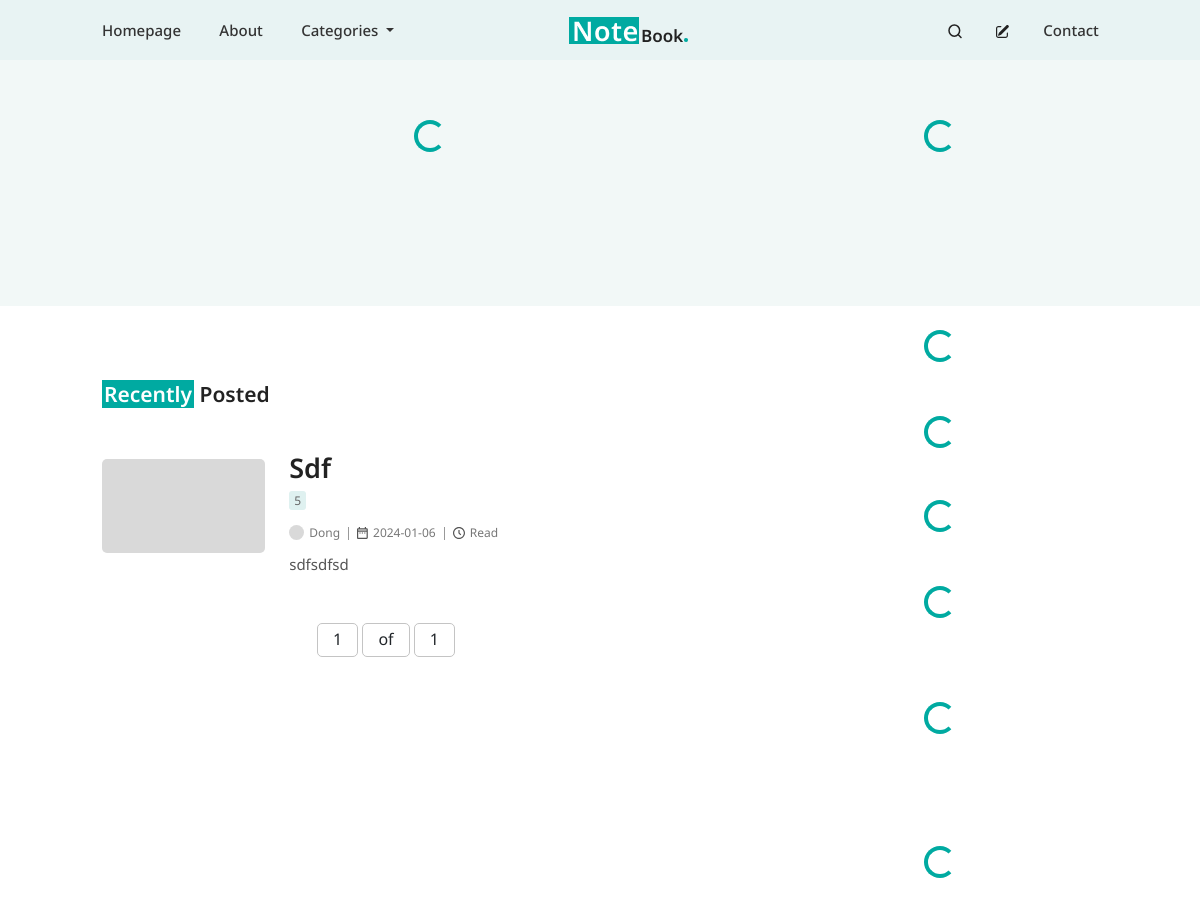
The app's page /, older data.
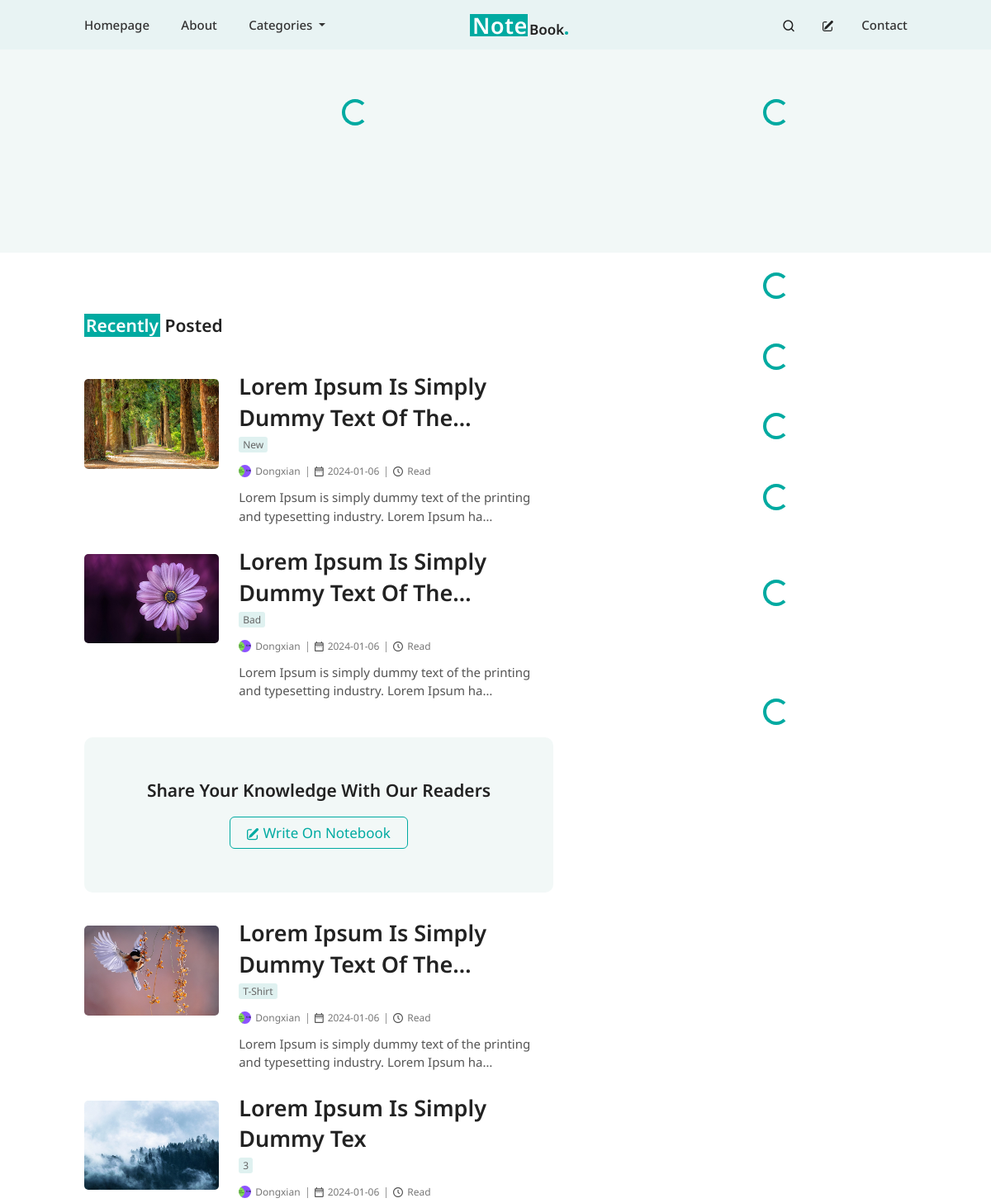
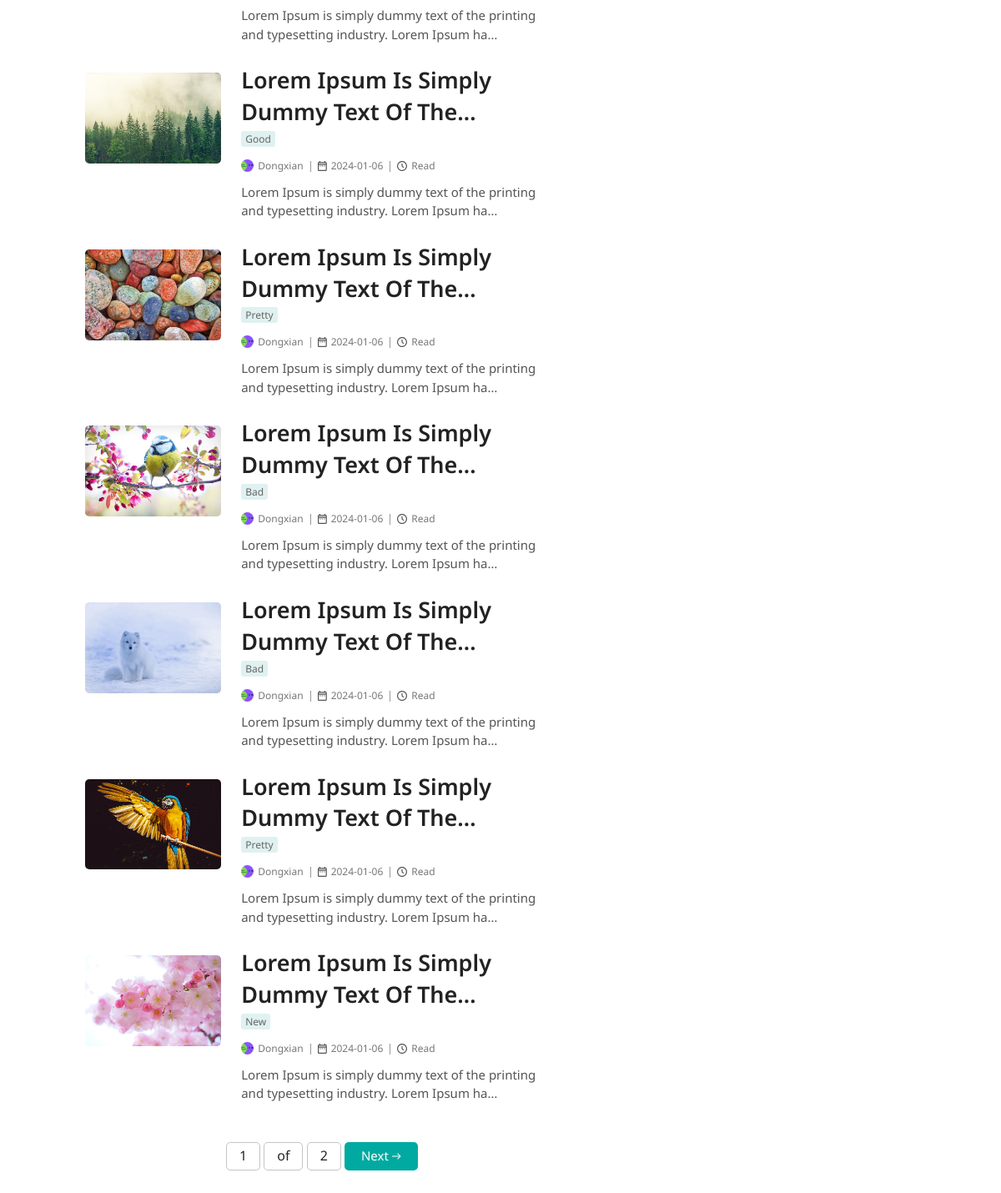
The same page, newer data (2 pictures, top to bottom).
### post/models.py (models this page shows, shortened)
class BlogPost(models.Model):
    author = models.ForeignKey(User, on_delete=models.CASCADE)
    title = models.CharField(max_length=200)
    content = models.TextField()
    category = models.ForeignKey(Category, on_delete=models.CASCADE,null=True)
    tags = models.ManyToManyField(Tag, blank=True, null=True)
    featured_image = models.ImageField(upload_to='featured_images/', default='featured_images/default_image.png', validators=[
                              FileExtensionValidator(['png', 'jpg', 'jpeg', 'gif'])], blank=True, null=True)
    created_at = models.DateTimeField(auto_now_add=True)
    updated_at = models.DateTimeField(auto_now=True)
    is_featured= models.BooleanField(default=False)
    views = models.PositiveIntegerField(default=0)
    banner_after_me=models.BooleanField(default=False)
    class Meta:
        ordering = ['-id']
    @property
    def readtime(self):
        result = of_html(self.content)
        return result.text

class Category(models.Model):
    name = models.CharField(max_length=100)
    def __str__(self):
        return self.name
    class Meta:
        ordering = ['-id']

### profiles/models.py (models this page shows, shortened)
class Profile(models.Model):
    user = models.OneToOneField(User, on_delete=models.CASCADE)
    avatar = models.ImageField(default='avatars/avatar.png', upload_to='avatars',validators=[
                              FileExtensionValidator(['png', 'jpg', 'jpeg', 'gif'])])
    profession = models.CharField(max_length=50, null=True, blank=True)
    about_me = models.CharField(max_length=300, null=True, blank=True)
    facebook_url = models.URLField(validators=[URLValidator()], blank=True, null=True)
    twitter_url = models.URLField(validators=[URLValidator()], blank=True, null=True)
    instagram_url = models.URLField(validators=[URLValidator()], blank=True, null=True)

### post/views.py (the view)
# urls.py: path('', include('post.urls')),
def post(request):
    queryset = BlogPost.objects.all()
    items_per_page = 10
    paginator = Paginator(queryset, items_per_page)
    page = request.GET.get('page')
    try:
        objects = paginator.page(page)
    except PageNotAnInteger:
        objects = paginator.page(1)
    except EmptyPage:
        objects = paginator.page(paginator.num_pages)
    return render (request, 'post.html', {'objects':  objects,} )

### post/templates/post.html (shortened to what the changed rows need)
{% extends 'base.html' %}
{% load static %}
{% block style %}
<link rel="stylesheet" type='text/css' href={% static 'post.css' %}>
{% endblock style %}
{% block content %}
<div class="sec-section mt-4">
    <div class="container-fluid">
        <div class="row">
            <div style="padding-right:100px" class="col-lg-8 recent-post-first-col">
                <h2 class="recent-post-headline">
                    {% if objects %}
                    <h2 class="recent-post-headline">
                        <span class="recent-post-span">Recently</span> Posted
                    </h2>
                    {% endif %}
                </h2>
                <div class="recent-post-container">
                    {% for obj in objects %}
                    <div style="margin-bottom:35px" class="d-flex recent-post-row">
                        <div style="width:30%" class="me-4">
                            <img style="width: 100%; border-radius: 5px; object-fit: cover;"
                                src="{{obj.featured_image.url}}" alt="image">
                        </div>
                        <div style="width:70%" class="">
                            <h2 class="recent-post-title">{{ obj.title|truncatechars:40 | safe }}</h2>
                            <p style="margin-top:-17px; margin-bottom:20px" class="recent-post-category post-category">
                                <span class="post-category-span">{{obj.category}}</span>
                            </p>
                            <div class='recent-post-details d-flex'>
                                <div class='d-flex pe-2'>
                                    <img class='recent-post-author-image' alt="author-image"
                                        src="{{obj.author.profile.avatar.url}}" />
                                    <span class="post-details-text">
                                        {{ obj.author.username}}
                                </div>
                                <div class='recent-post-date-container d-flex px-2'>
                                    <span class="post-details-text">
                                        {{obj.created_at |date:"Y-m-d"}}
                                    </span>
                                </div>
                                <div class="d-flex px-2 recent-post-time-container">
                                    <span class="post-details-text"> {{obj.readtime}} Read </span>
                                </div>
                            </div>
                            <div class="recent-post-content">
                                {{ obj.content|truncatechars_html:90 | safe }}
                            </div>
                        </div>
                    </div>
                    {% if obj.banner_after_me %}
                    <div class="banner">
                        <h2 class="banner-headline">
                            Share your knowledge with our readers
                        </h2>
                        <a href="" class="banner-link">
                            Write on notebook
                        </a>
                    </div>
                    {% endif %}
                    {% endfor %}
                </div>
                <div class="pagination mb-5 mt-3 d-flex justify-content-center">
                    <span class="step-links">
                        <span class="current">
                            <span class="recent-middle-num">{{ objects.number }}</span>
                            <span class="recent-middle-num"> of</span>
                            <span class="recent-middle-num">{{ objects.paginator.num_pages }}</span>
                        </span>
                        {% if objects.has_next %}
                        <a class="recent-post-next-btn" href="?page={{ objects.next_page_number }}">
                            <span class="next-span">Next</span>
                        </a>
                        {% endif %}
                    </span>
                </div>
            </div>
                {% include 'sidebar.html' %}
        </div>
    </div>
</div>
{% endblock content %}

Row changes from the older to the newer data that the page shows:
removed BlogPost: featured_image (placeholder picture), title "Sdf", category "5", author.profile.avatar (placeholder picture), author.username "Dong", created_at "2024-01-06", content "sdfsdfsd"
added BlogPost: featured_image (picture), title "Lorem Ipsum Is Simply Dummy Text Of The…", category "New", author.profile.avatar (picture), author.username "Dongxian", created_at "2024-01-06", content "Lorem Ipsum is simply dummy text of the printing and typesetting industry. Lorem Ipsum ha…"
added BlogPost: featured_image (picture), title "Lorem Ipsum Is Simply Dummy Text Of The…", category "Bad", author.profile.avatar (picture), author.username "Dongxian", created_at "2024-01-06", content "Lorem Ipsum is simply dummy text of the printing and typesetting industry. Lorem Ipsum ha…", banner_after_me "Share Your Knowledge With Our Readers"
added BlogPost: featured_image (picture), title "Lorem Ipsum Is Simply Dummy Text Of The…", category "T-Shirt", author.profile.avatar (picture), author.username "Dongxian", created_at "2024-01-06", content "Lorem Ipsum is simply dummy text of the printing and typesetting industry. Lorem Ipsum ha…"
added BlogPost: featured_image (picture), title "Lorem Ipsum Is Simply Dummy Tex", category "3", author.profile.avatar (picture), author.username "Dongxian", created_at "2024-01-06", content "Lorem Ipsum is simply dummy text of the printing and typesetting industry. Lorem Ipsum ha…"
added BlogPost: featured_image (picture), title "Lorem Ipsum Is Simply Dummy Text Of The…", category "Good", author.profile.avatar (picture), author.username "Dongxian", created_at "2024-01-06", content "Lorem Ipsum is simply dummy text of the printing and typesetting industry. Lorem Ipsum ha…"
added BlogPost: featured_image (picture), title "Lorem Ipsum Is Simply Dummy Text Of The…", category "Pretty", author.profile.avatar (picture), author.username "Dongxian", created_at "2024-01-06", content "Lorem Ipsum is simply dummy text of the printing and typesetting industry. Lorem Ipsum ha…"
added BlogPost: featured_image (picture), title "Lorem Ipsum Is Simply Dummy Text Of The…", category "Bad", author.profile.avatar (picture), author.username "Dongxian", created_at "2024-01-06", content "Lorem Ipsum is simply dummy text of the printing and typesetting industry. Lorem Ipsum ha…"
added BlogPost: featured_image (picture), title "Lorem Ipsum Is Simply Dummy Text Of The…", category "Bad", author.profile.avatar (picture), author.username "Dongxian", created_at "2024-01-06", content "Lorem Ipsum is simply dummy text of the printing and typesetting industry. Lorem Ipsum ha…"
added BlogPost: featured_image (picture), title "Lorem Ipsum Is Simply Dummy Text Of The…", category "Pretty", author.profile.avatar (picture), author.username "Dongxian", created_at "2024-01-06", content "Lorem Ipsum is simply dummy text of the printing and typesetting industry. Lorem Ipsum ha…"
added BlogPost: featured_image (picture), title "Lorem Ipsum Is Simply Dummy Text Of The…", category "New", author.profile.avatar (picture), author.username "Dongxian", created_at "2024-01-06", content "Lorem Ipsum is simply dummy text of the printing and typesetting industry. Lorem Ipsum ha…"
Text that changed along with them:
{{ objects.paginator.num_pages }}: "1" → "2"
text now shown: "Next"
